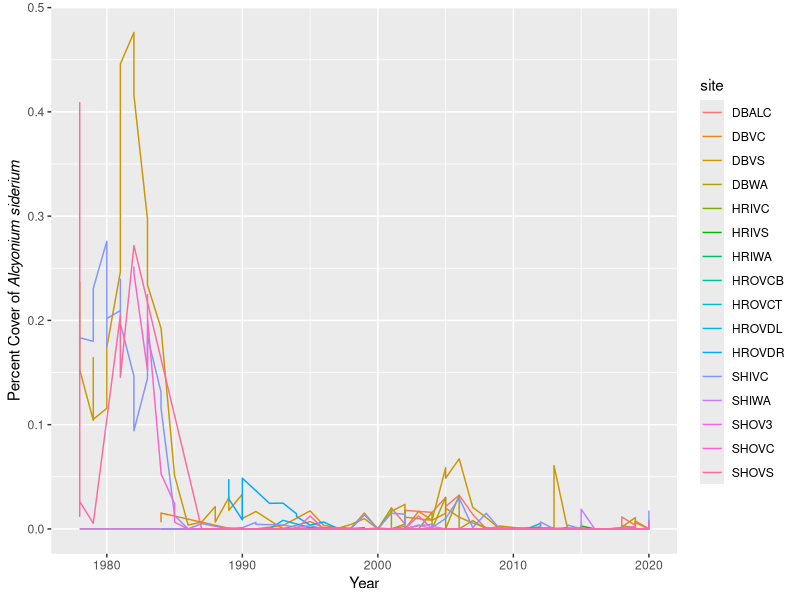
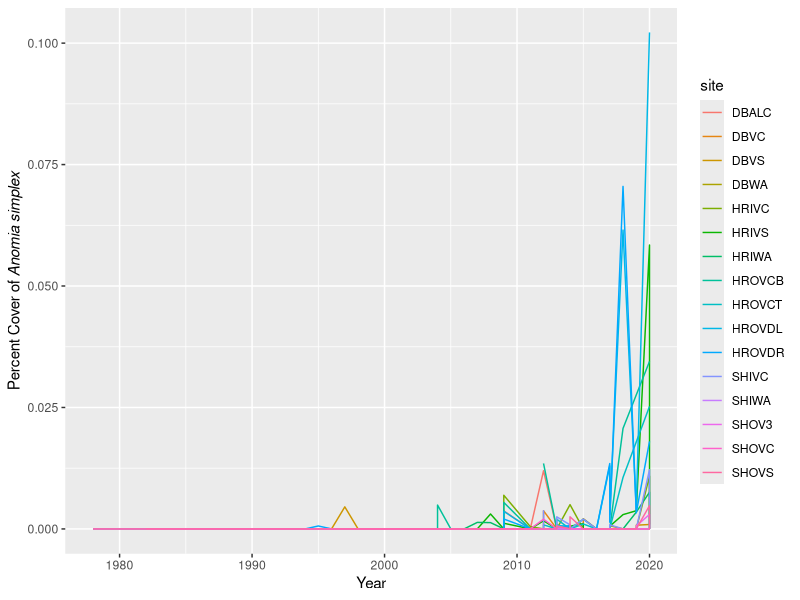
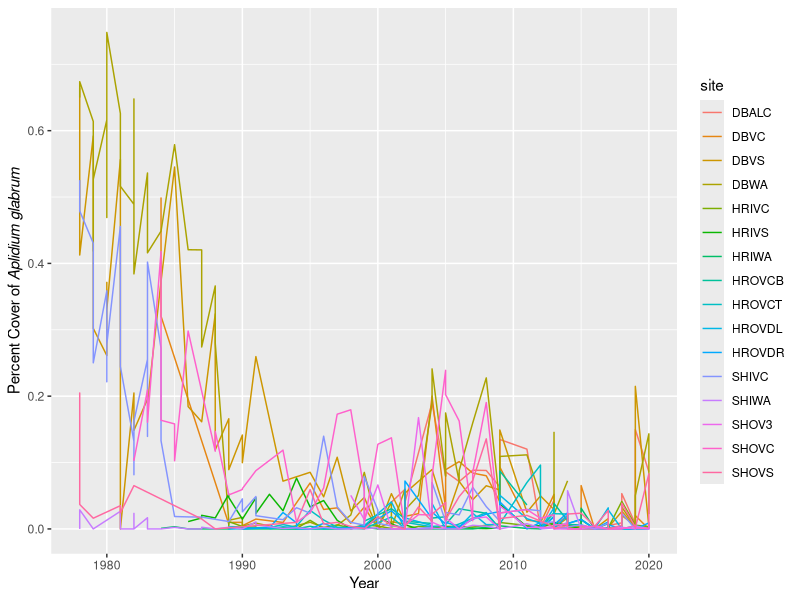
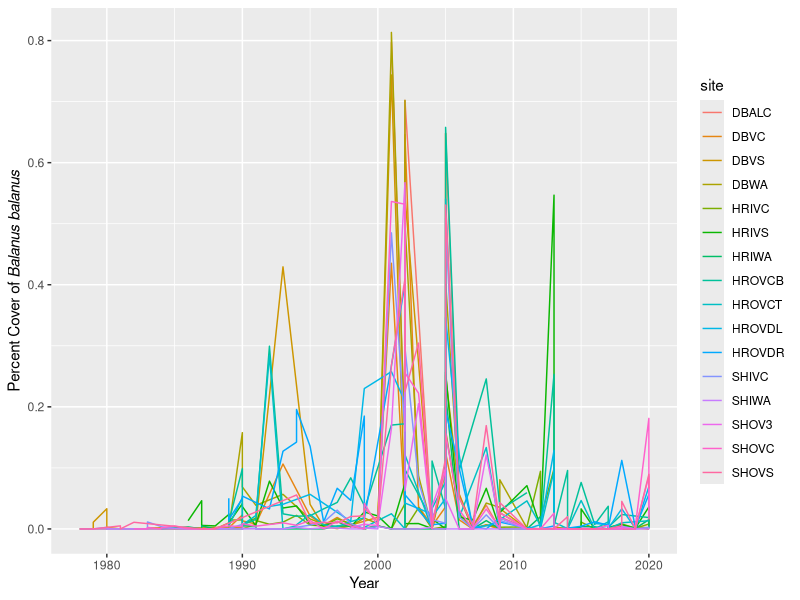
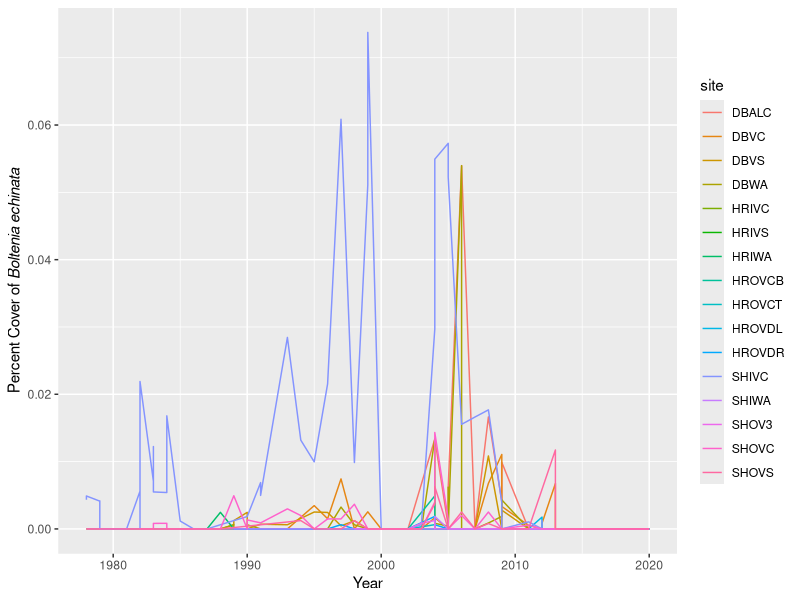
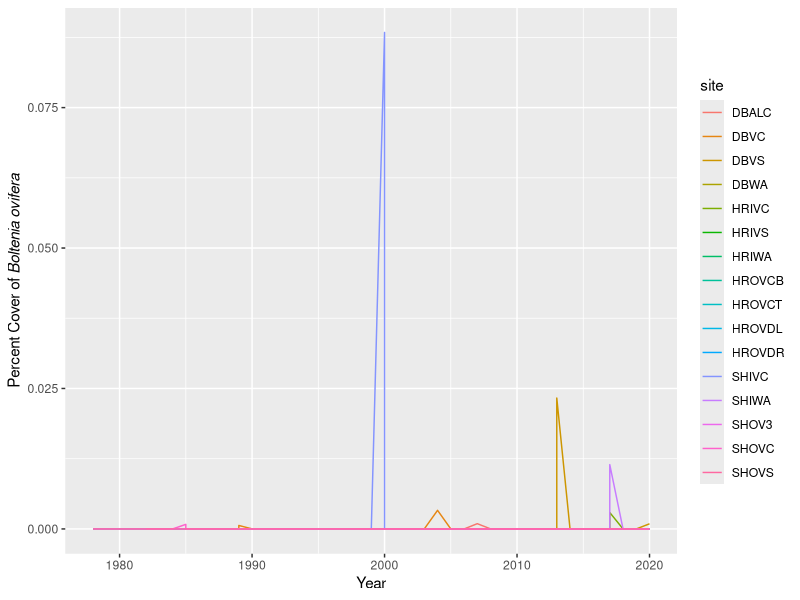
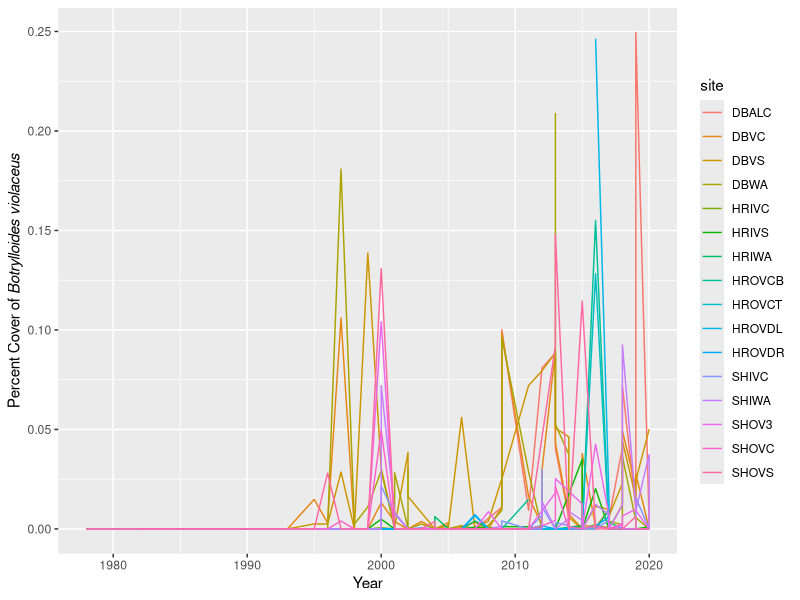
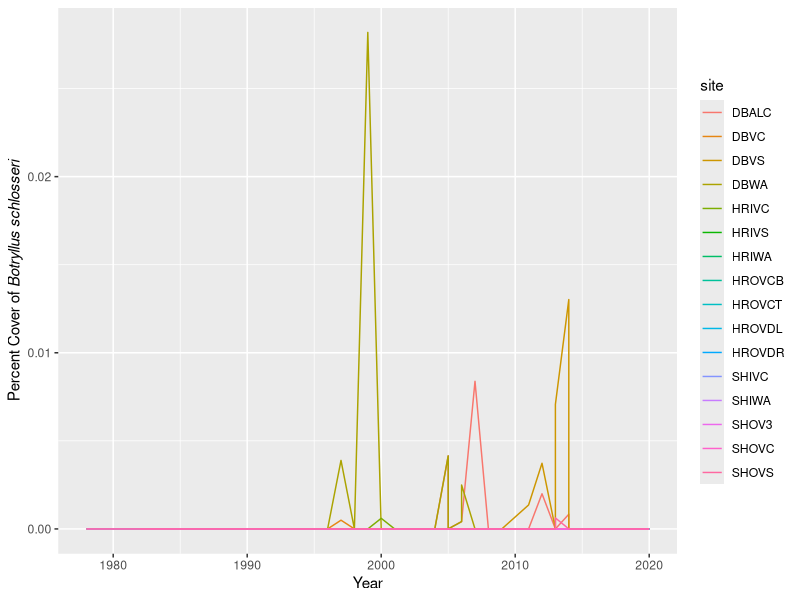

Reproduce these figures in R, in order.
#' -----------------------------------------------
#' This script creates visualizations of timeseries
#' of species
#' -----------------------------------------------

library(readr)
library(dplyr)
library(ggplot2)

sebens_substrate_proportion <-read_csv("data/sebens_substrate_proportion.csv")
View(sebens_substrate_proportion)

sebens_substrate_proportion <-
  sebens_substrate_proportion |>
  filter(year > 1970,
         month %in% c(6:9),
         angle == "vertical") |>
  mutate(year_cent = year - mean(year))

str(sebens_substrate_proportion)


#Use corrected names from coefs_with_indicies.csv

Alcyonium_siderium_plot <- ggplot(data = sebens_substrate_proportion,
       aes(x = year, y = alcyonium_sub, #sub in species name
           color = site)) +
  geom_line()+
  labs(x = "Year",
       y = "Percent Cover of *Alcyonium siderium*")+ #sub in species name
  theme(axis.title.y = ggtext::element_markdown())

Alcyonium_siderium_plot

Anomia_simplex_plot <- ggplot(data = sebens_substrate_proportion,
                              aes(x = year, y = anomia_spp, #sub in species name
                                  color = site)) +
  geom_line()+
  labs(x = "Year",
       y = "Percent Cover of *Anomia simplex*")+ #sub in species name
  theme(axis.title.y = ggtext::element_markdown())

Anomia_simplex_plot

Aplidium_glabrum_plot <- ggplot(data = sebens_substrate_proportion,
                                aes(x = year, y = aplidium_glabrum, #sub in species name
                                    color = site)) +
  geom_line()+
  labs(x = "Year",
       y = "Percent Cover of *Aplidium glabrum*")+ #sub in species name
  theme(axis.title.y = ggtext::element_markdown())

Aplidium_glabrum_plot

Balanus_balanus_plot <- ggplot(data = sebens_substrate_proportion,
                               aes(x = year, y = balanus_balanus, #sub in species name
                                   color = site)) +
  geom_line()+
  labs(x = "Year",
       y = "Percent Cover of *Balanus balanus*")+ #sub in species name
  theme(axis.title.y = ggtext::element_markdown())

Balanus_balanus_plot

Boltenia_echinata_plot <- ggplot(data = sebens_substrate_proportion,
                                 aes(x = year, y = boltenia_echinata, #sub in species name
                                     color = site)) +
  geom_line()+
  labs(x = "Year",
       y = "Percent Cover of *Boltenia echinata*")+ #sub in species name
  theme(axis.title.y = ggtext::element_markdown())

Boltenia_echinata_plot

Boltenia_ovifera_plot <- ggplot(data = sebens_substrate_proportion,
                                aes(x = year, y = boltenia_ovifera, #sub in species name
                                    color = site)) +
  geom_line()+
  labs(x = "Year",
       y = "Percent Cover of *Boltenia ovifera*")+ #sub in species name
  theme(axis.title.y = ggtext::element_markdown())

Boltenia_ovifera_plot

Botrylloides_violaceus_plot <- ggplot(data = sebens_substrate_proportion,
                                      aes(x = year, y = botrylloides_sp, #sub in species name
                                          color = site)) +
  geom_line()+
  labs(x = "Year",
       y = "Percent Cover of *Botrylloides violaceus*")+ #sub in species name
  theme(axis.title.y = ggtext::element_markdown())

Botrylloides_violaceus_plot

Botryllus_schlosseri_plot <- ggplot(data = sebens_substrate_proportion,
                                    aes(x = year, y = botryllus_schlosseri, #sub in species name
                                        color = site)) +
  geom_line()+
  labs(x = "Year",
       y = "Percent Cover of *Botryllus schlosseri*")+ #sub in species name
  theme(axis.title.y = ggtext::element_markdown())

Botryllus_schlosseri_plot

Clathromorphum_circumscriptum_plot <- ggplot(data = sebens_substrate_proportion,
                                        aes(x = year, y = clathromorphum_sp, #sub in species name
                                            color = site)) +
  geom_line()+
  labs(x = "Year",
       y = "Percent Cover of *Clathromorphum circumscriptum*")+ #sub in species name
  theme(axis.title.y = ggtext::element_markdown())

Clathromorphum_circumscriptum_plot

Cliona_celata_plot <- ggplot(data = sebens_substrate_proportion,
                             aes(x = year, y = cliona_spp, #sub in species name
                                 color = site)) +
  geom_line()+
  labs(x = "Year",
       y = "Percent Cover of *Cliona celata*")+ #sub in species name
  theme(axis.title.y = ggtext::element_markdown())

Cliona_celata_plot

Dendrodoa_carnea_plot <- ggplot(data = sebens_substrate_proportion,
                                aes(x = year, y = dendrodoa_carnea, #sub in species name
                                    color = site)) +
  geom_line()+
  labs(x = "Year",
       y = "Percent Cover of *Dendrodoa carnea*")+ #sub in species name
  theme(axis.title.y = ggtext::element_markdown())

Dendrodoa_carnea_plot

Didemnum_albidum_plot <- ggplot(data = sebens_substrate_proportion,
                                aes(x = year, y = didemnum_albidum, #sub in species name
                                    color = site)) +
  geom_line()+
  labs(x = "Year",
       y = "Percent Cover of *Didemnum albidum*")+ #sub in species name
  theme(axis.title.y = ggtext::element_markdown())

Didemnum_albidum_plot

Didemnum_vexillum_plot <- ggplot(data = sebens_substrate_proportion,
                                 aes(x = year, y = didemnum_vexillum, #sub in species name
                                     color = site)) +
  geom_line()+
  labs(x = "Year",
       y = "Percent Cover of *Didemnum vexillum*")+ #sub in species name
  theme(axis.title.y = ggtext::element_markdown())

Didemnum_vexillum_plot

Dilosoma_listerianum_plot <- ggplot(data = sebens_substrate_proportion,
                                    aes(x = year, y = diplosoma_listerianum, #sub in species name
                                        color = site)) +
  geom_line()+
  labs(x = "Year",
       y = "Percent Cover of *Diplosoma listerianum*")+ #sub in species name
  theme(axis.title.y = ggtext::element_markdown())

Dilosoma_listerianum_plot

Edwardsiella_lineata_plot <- ggplot(data = sebens_substrate_proportion,
                                    aes(x = year, y = edwardsiella_lineata, #sub in species name
                                        color = site)) +
  geom_line()+
  labs(x = "Year",
       y = "Percent Cover of *Edwardsiella lineata*")+ #sub in species name
  theme(axis.title.y = ggtext::element_markdown())

Edwardsiella_lineata_plot

Halichondria_panicea_plot <- ggplot(data = sebens_substrate_proportion,
                                    aes(x = year, y = halichondria_panicea, #sub in species name
                                        color = site)) +
  geom_line()+
  labs(x = "Year",
       y = "Percent Cover of *Halichondria panicea*")+ #sub in species name
  theme(axis.title.y = ggtext::element_markdown())

Halichondria_panicea_plot

Haliclona_oculata_plot <- ggplot(data = sebens_substrate_proportion,
                                 aes(x = year, y = haliclona_oculata, #sub in species name
                                     color = site)) +
  geom_line()+
  labs(x = "Year",
       y = "Percent Cover of *Haliclona oculata*")+ #sub in species name
  theme(axis.title.y = ggtext::element_markdown())

Haliclona_oculata_plot

Halocynthia_pyriformis_plot <- ggplot(data = sebens_substrate_proportion,
                                      aes(x = year, y = halocynthia_pyriformis, #sub in species name
                                          color = site)) +
  geom_line()+
  labs(x = "Year",
       y = "Percent Cover of *Halocynthia pyriformis*")+ #sub in species name
  theme(axis.title.y = ggtext::element_markdown())

Halocynthia_pyriformis_plot

Hymedesmia_paupertas_plot <- ggplot(data = sebens_substrate_proportion,
                                    aes(x = year, y = hymedesmia_sp, #sub in species name
                                        color = site)) +
  geom_line()+
  labs(x = "Year",
       y = "Percent Cover of *Hymedesmia paupertas*")+ #sub in species name
  theme(axis.title.y = ggtext::element_markdown())

Hymedesmia_paupertas_plot #not ever found

Isodictya_palmata_plot <- ggplot(data = sebens_substrate_proportion,
                                 aes(x = year, y = isodictya_spp, #sub in species name
                                     color = site)) +
  geom_line()+
  labs(x = "Year",
       y = "Percent Cover of *Isodictya palmata*")+ #sub in species name
  theme(axis.title.y = ggtext::element_markdown())

Isodictya_palmata_plot

Leucosolenia_botryoides_plot <- ggplot(data = sebens_substrate_proportion,
                                       aes(x = year, y = leucosolenia_spp, #sub in species name
                                           color = site)) +
  geom_line()+
  labs(x = "Year",
       y = "Percent Cover of *Leucosolenia botryoides*")+ #sub in species name
  theme(axis.title.y = ggtext::element_markdown())

Leucosolenia_botryoides_plot

Lithothamnion_glaciale_plot <- ggplot(data = sebens_substrate_proportion,
                                      aes(x = year, y = lithothamnion_spp, #sub in species name
                                          color = site)) +
  geom_line()+
  labs(x = "Year",
       y = "Percent Cover of *Lithothamnion glaciale*")+ #sub in species name
  theme(axis.title.y = ggtext::element_markdown())

Lithothamnion_glaciale_plot

Metriduim_senile_plot <- ggplot(data = sebens_substrate_proportion,
                                aes(x = year, y = metridium_sub, #sub in species name
                                    color = site)) +
  geom_line()+
  labs(x = "Year",
       y = "Percent Cover of *Metriduim senile*")+ #sub in species name
  theme(axis.title.y = ggtext::element_markdown())

Metriduim_senile_plot

Modiolus_modiolus_plot <- ggplot(data = sebens_substrate_proportion,
                                 aes(x = year, y = modiolus_modiolus, #sub in species name
                                     color = site)) +
  geom_line()+
  labs(x = "Year",
       y = "Percent Cover of *Modiolus modiolus*")+ #sub in species name
  theme(axis.title.y = ggtext::element_markdown())

Modiolus_modiolus_plot

Mogula_citrina_plot <- ggplot(data = sebens_substrate_proportion,
                              aes(x = year, y = molgula_citrina, #sub in species name
                                  color = site)) +
  geom_line()+
  labs(x = "Year",
       y = "Percent Cover of *Molgula citrina*")+ #sub in species name
  theme(axis.title.y = ggtext::element_markdown())

Mogula_citrina_plot

Mytilus_edulis_plot <- ggplot(data = sebens_substrate_proportion,
                              aes(x = year, y = mytilus_edulis, #sub in species name
                                  color = site)) +
  geom_line()+
  labs(x = "Year",
       y = "Percent Cover of *Mytilus edulis*")+ #sub in species name
  theme(axis.title.y = ggtext::element_markdown())

Mytilus_edulis_plot

Peyssonnelia_rosenvingei_plot <- ggplot(data = sebens_substrate_proportion,
                                        aes(x = year, y = peysonnelia, #sub in species name
                                            color = site)) +
  geom_line()+
  labs(x = "Year",
       y = "Percent Cover of *Peysonnelia rosenvingei*")+ #sub in species name
  theme(axis.title.y = ggtext::element_markdown())

Peyssonnelia_rosenvingei_plot

Spirorbis_spirorbis_plot <- ggplot(data = sebens_substrate_proportion,
                                   aes(x = year, y = spirorbis_spp, #sub in species name
                                       color = site)) +
  geom_line()+
  labs(x = "Year",
       y = "Percent Cover of *Spirorbis spirorbis*")+ #sub in species name
  theme(axis.title.y = ggtext::element_markdown())

Spirorbis_spirorbis_plot

Styela_clava_plot <- ggplot(data = sebens_substrate_proportion,
                            aes(x = year, y = styela_sp, #sub in species name
                                color = site)) +
  geom_line()+
  labs(x = "Year",
       y = "Percent Cover of *Styela clava*")+ #sub in species name
  theme(axis.title.y = ggtext::element_markdown())

Styela_clava_plot

Ectopleura_crocea_plot <- ggplot(data = sebens_substrate_proportion,
                                 aes(x = year, y = tubularia_sub, #sub in species name
                                     color = site)) +
  geom_line()+
  labs(x = "Year",
       y = "Percent Cover of *Ectopleura crocea*")+ #sub in species name
  theme(axis.title.y = ggtext::element_markdown())

Ectopleura_crocea_plot